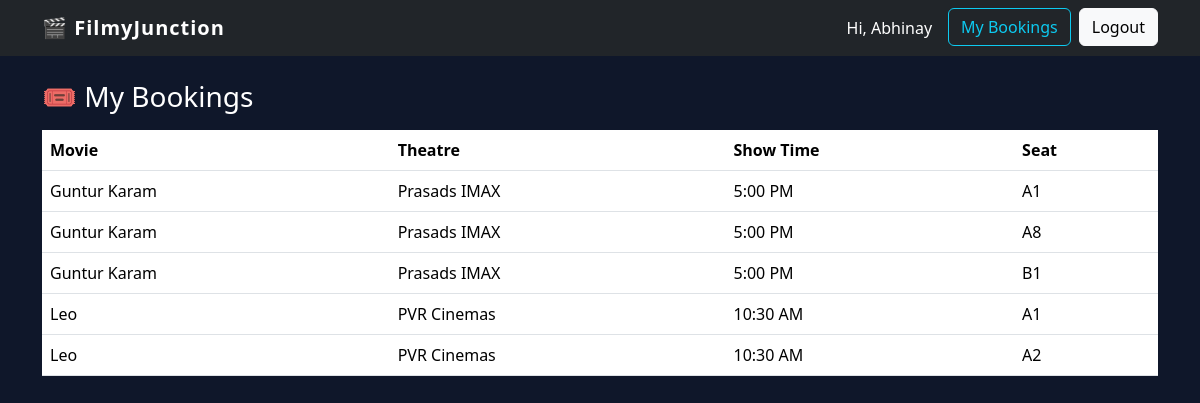
The app's page /my-bookings (signed in) with its own data.
### models.py (models this page shows, shortened)
class User(UserMixin, db.Model):
    id = db.Column(db.Integer, primary_key=True)
    username = db.Column(db.String(50), unique=True, nullable=False)
    password_hash = db.Column(db.String(200), nullable=False)
    is_admin = db.Column(db.Boolean, default=False)  # ✅ THIS LINE.d

class SeatBooking(db.Model):
    id = db.Column(db.Integer, primary_key=True)
    show_id = db.Column(db.Integer, db.ForeignKey('show.id'), nullable=False)
    seat_number = db.Column(db.String(5), nullable=False)
    user_id = db.Column(db.Integer, db.ForeignKey('user.id'), nullable=False)
    show = db.relationship('Show')
    user = db.relationship('User')

class Movie(db.Model):
    id = db.Column(db.Integer, primary_key=True)
    title = db.Column(db.String(100), nullable=False)
    poster = db.Column(db.String(200), nullable=False)
    rating = db.Column(db.Float, nullable=False)
    description = db.Column(db.Text, nullable=False)

class Theatre(db.Model):
    id = db.Column(db.Integer, primary_key=True)
    name = db.Column(db.String(100), nullable=False)
    location = db.Column(db.String(100), nullable=False)

class Show(db.Model):
    id = db.Column(db.Integer, primary_key=True)
    movie_id = db.Column(db.Integer, db.ForeignKey('movie.id'), nullable=False)
    screen_id = db.Column(db.Integer, db.ForeignKey('screen.id'), nullable=False)
    show_time = db.Column(db.String(20), nullable=False)
    movie = db.relationship('Movie')
    screen = db.relationship('Screen')

### app.py (the view)
@app.route("/my-bookings")
@login_required
def my_bookings():
    bookings = SeatBooking.query.filter_by(
        user_id=current_user.id
    ).all()
    return render_template("my_bookings.html", bookings=bookings)

### app.py (called while the page is built)
@login_manager.user_loader
def load_user(user_id):
    return User.query.get(int(user_id))

### templates/my_bookings.html
{% extends 'base.html' %}
{% block content %}
<h3>🎟️ My Bookings</h3>
{% if bookings %}
<table class="table mt-3">
    <thead>
        <tr>
            <th>Movie</th>
            <th>Theatre</th>
            <th>Show Time</th>
            <th>Seat</th>
        </tr>
    </thead>
    <tbody>
    {% for b in bookings %}
        <tr>
            <td>{{ b.show.movie.title }}</td>
            <td>{{ b.show.screen.theatre.name }}</td>
            <td>{{ b.show.show_time }}</td>
            <td>{{ b.seat_number }}</td>
        </tr>
    {% endfor %}
    </tbody>
</table>
{% else %}
<p>No bookings yet.</p>
{% endif %}
{% endblock %}

### templates/base.html (shortened to what this page needs)
<!DOCTYPE html>
<html lang="en">
<head>
  <link
    href="https://cdn.jsdelivr.net/npm/bootstrap@5.3.3/dist/css/bootstrap.min.css"
    rel="stylesheet">
</head>
<body>
<nav class="navbar navbar-expand-lg navbar-dark bg-dark">
  <div class="container">
    <a class="navbar-brand" href="{{ url_for('home') }}">
      🎬 FilmyJunction
    </a>
    <div class="collapse navbar-collapse" id="navbarNav">
      <ul class="navbar-nav ms-auto">
        {% if current_user.is_authenticated %}
          <li class="nav-item">
            <span class="nav-link text-white">
              Hi, {{ current_user.username }}
            </span>
          </li>
          <li class="nav-item ms-2">
            <a href="{{ url_for('my_bookings') }}"
               class="btn btn-outline-info">
              My Bookings
            </a>
          </li>
          <li class="nav-item ms-2">
            <a href="{{ url_for('logout') }}"
               class="btn btn-light">
              Logout
            </a>
          </li>
        {% endif %}
      </ul>
    </div>
  </div>
</nav>
<div class="container mt-4">
  {% block content %}
  {% endblock %}
</div>
</body>
</html>

### templates/base.html (style rules this page uses)
body { background-color: #0f172a; color: white; }
.navbar-brand { font-weight: bold; letter-spacing: 1px; }

### records on screen
User: username "Abhinay"
SeatBooking: show.movie "Guntur Karam", show.screen.theatre.name "Prasads IMAX", show.show_time "5:00 PM", seat_number "A1"
SeatBooking: show.movie "Guntur Karam", show.screen.theatre.name "Prasads IMAX", show.show_time "5:00 PM", seat_number "A8"
SeatBooking: show.movie "Guntur Karam", show.screen.theatre.name "Prasads IMAX", show.show_time "5:00 PM", seat_number "B1"
SeatBooking: show.movie "Leo", show.screen.theatre.name "PVR Cinemas", show.show_time "10:30 AM", seat_number "A1"
SeatBooking: show.movie "Leo", show.screen.theatre.name "PVR Cinemas", show.show_time "10:30 AM", seat_number "A2"
